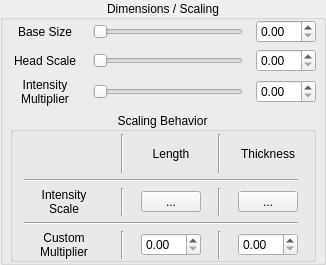
                  <widget class="QGroupBox" name="groupBox_2">
                   <property name="minimumSize">
                    <size>
                     <width>326</width>
                     <height>0</height>
                    </size>
                   </property>
                   <property name="maximumSize">
                    <size>
                     <width>16777215</width>
                     <height>300</height>
                    </size>
                   </property>
                   <property name="title">
                    <string>Dimensions / Scaling</string>
                   </property>
                   <property name="alignment">
                    <set>Qt::AlignmentFlag::AlignCenter</set>
                   </property>
                   <layout class="QGridLayout" name="gridLayout_11">
                    <property name="leftMargin">
                     <number>0</number>
                    </property>
                    <property name="topMargin">
                     <number>0</number>
                    </property>
                    <property name="rightMargin">
                     <number>0</number>
                    </property>
                    <property name="bottomMargin">
                     <number>0</number>
                    </property>
                    <item row="0" column="1">
                     <widget class="QSlider" name="baseSizeSlider">
                      <property name="sizePolicy">
                       <sizepolicy hsizetype="Expanding" vsizetype="Fixed">
                        <horstretch>0</horstretch>
                        <verstretch>0</verstretch>
                       </sizepolicy>
                      </property>
                      <property name="minimumSize">
                       <size>
                        <width>0</width>
                        <height>0</height>
                       </size>
                      </property>
                      <property name="maximumSize">
                       <size>
                        <width>150</width>
                        <height>16777215</height>
                       </size>
                      </property>
                      <property name="orientation">
                       <enum>Qt::Orientation::Horizontal</enum>
                      </property>
                      <property name="invertedAppearance">
                       <bool>false</bool>
                      </property>
                      <property name="invertedControls">
                       <bool>false</bool>
                      </property>
                      <property name="tickPosition">
                       <enum>QSlider::TickPosition::NoTicks</enum>
                      </property>
                     </widget>
                    </item>
                    <item row="1" column="2">
                     <widget class="QDoubleSpinBox" name="headScaleSpinBox">
                      <property name="sizePolicy">
                       <sizepolicy hsizetype="Fixed" vsizetype="Fixed">
                        <horstretch>0</horstretch>
                        <verstretch>0</verstretch>
                       </sizepolicy>
                      </property>
                      <property name="minimumSize">
                       <size>
                        <width>40</width>
                        <height>0</height>
                       </size>
                      </property>
                      <property name="maximumSize">
                       <size>
                        <width>60</width>
                        <height>16777215</height>
                       </size>
                      </property>
                      <property name="maximum">
                       <double>1.000000000000000</double>
                      </property>
                      <property name="singleStep">
                       <double>0.050000000000000</double>
                      </property>
                     </widget>
                    </item>
                    <item row="1" column="1">
                     <widget class="QSlider" name="headScaleSlider">
                      <property name="sizePolicy">
                       <sizepolicy hsizetype="Expanding" vsizetype="Fixed">
                        <horstretch>0</horstretch>
                        <verstretch>0</verstretch>
                       </sizepolicy>
                      </property>
                      <property name="minimumSize">
                       <size>
                        <width>0</width>
                        <height>0</height>
                       </size>
                      </property>
                      <property name="maximumSize">
                       <size>
                        <width>150</width>
                        <height>16777215</height>
                       </size>
                      </property>
                      <property name="orientation">
                       <enum>Qt::Orientation::Horizontal</enum>
                      </property>
                     </widget>
                    </item>
                    <item row="2" column="0">
                     <widget class="QLabel" name="label_14">
                      <property name="minimumSize">
                       <size>
                        <width>65</width>
                        <height>0</height>
                       </size>
                      </property>
                      <property name="maximumSize">
                       <size>
                        <width>70</width>
                        <height>16777215</height>
                       </size>
                      </property>
                      <property name="text">
                       <string>Intensity
Multiplier</string>
                      </property>
                      <property name="alignment">
                       <set>Qt::AlignmentFlag::AlignCenter</set>
                      </property>
                      <property name="margin">
                       <number>6</number>
                      </property>
                     </widget>
                    </item>
                    <item row="1" column="0">
                     <widget class="QLabel" name="label_13">
                      <property name="minimumSize">
                       <size>
                        <width>65</width>
                        <height>0</height>
                       </size>
                      </property>
                      <property name="maximumSize">
                       <size>
                        <width>70</width>
                        <height>16777215</height>
                       </size>
                      </property>
                      <property name="text">
                       <string>Head Scale</string>
                      </property>
                      <property name="alignment">
                       <set>Qt::AlignmentFlag::AlignCenter</set>
                      </property>
                      <property name="margin">
                       <number>6</number>
                      </property>
                     </widget>
                    </item>
                    <item row="0" column="2">
                     <widget class="QDoubleSpinBox" name="baseSizeSpinBox">
                      <property name="sizePolicy">
                       <sizepolicy hsizetype="Fixed" vsizetype="Fixed">
                        <horstretch>0</horstretch>
                        <verstretch>0</verstretch>
                       </sizepolicy>
                      </property>
                      <property name="minimumSize">
                       <size>
                        <width>40</width>
                        <height>0</height>
                       </size>
                      </property>
                      <property name="maximumSize">
                       <size>
                        <width>60</width>
                        <height>16777215</height>
                       </size>
                      </property>
                      <property name="maximum">
                       <double>1.000000000000000</double>
                      </property>
                      <property name="singleStep">
                       <double>0.050000000000000</double>
                      </property>
                     </widget>
                    </item>
                    <item row="2" column="1">
                     <widget class="QSlider" name="intensityMultiplierSlider">
                      <property name="sizePolicy">
                       <sizepolicy hsizetype="Expanding" vsizetype="Fixed">
                        <horstretch>0</horstretch>
                        <verstretch>0</verstretch>
                       </sizepolicy>
                      </property>
                      <property name="minimumSize">
                       <size>
                        <width>0</width>
                        <height>0</height>
                       </size>
                      </property>
                      <property name="maximumSize">
                       <size>
                        <width>150</width>
                        <height>16777215</height>
                       </size>
                      </property>
                      <property name="orientation">
                       <enum>Qt::Orientation::Horizontal</enum>
                      </property>
                     </widget>
                    </item>
                    <item row="2" column="2">
                     <widget class="QDoubleSpinBox" name="intensityMultiplierSpinBox">
                      <property name="sizePolicy">
                       <sizepolicy hsizetype="Fixed" vsizetype="Fixed">
                        <horstretch>0</horstretch>
                        <verstretch>0</verstretch>
                       </sizepolicy>
                      </property>
                      <property name="minimumSize">
                       <size>
                        <width>40</width>
                        <height>0</height>
                       </size>
                      </property>
                      <property name="maximumSize">
                       <size>
                        <width>60</width>
                        <height>16777215</height>
                       </size>
                      </property>
                      <property name="maximum">
                       <double>1.000000000000000</double>
                      </property>
                      <property name="singleStep">
                       <double>0.050000000000000</double>
                      </property>
                     </widget>
                    </item>
                    <item row="0" column="0">
                     <widget class="QLabel" name="label_12">
                      <property name="minimumSize">
                       <size>
                        <width>50</width>
                        <height>0</height>
                       </size>
                      </property>
                      <property name="maximumSize">
                       <size>
                        <width>70</width>
                        <height>16777215</height>
                       </size>
                      </property>
                      <property name="text">
                       <string>Base Size</string>
                      </property>
                      <property name="alignment">
                       <set>Qt::AlignmentFlag::AlignCenter</set>
                      </property>
                      <property name="margin">
                       <number>6</number>
                      </property>
                     </widget>
                    </item>
                    <item row="3" column="0" colspan="3">
                     <widget class="QGroupBox" name="groupBox_4">
                      <property name="minimumSize">
                       <size>
                        <width>0</width>
                        <height>150</height>
                       </size>
                      </property>
                      <property name="maximumSize">
                       <size>
                        <width>16777215</width>
                        <height>150</height>
                       </size>
                      </property>
                      <property name="title">
                       <string>Scaling Behavior</string>
                      </property>
                      <property name="alignment">
                       <set>Qt::AlignmentFlag::AlignCenter</set>
                      </property>
                      <layout class="QGridLayout" name="gridLayout_12">
                       <property name="leftMargin">
                        <number>0</number>
                       </property>
                       <property name="topMargin">
                        <number>2</number>
                       </property>
                       <property name="rightMargin">
                        <number>0</number>
                       </property>
                       <property name="bottomMargin">
                        <number>0</number>
                       </property>
                       <item row="0" column="2">
                        <widget class="QLabel" name="label_17">
                         <property name="text">
                          <string>Length</string>
                         </property>
                         <property name="alignment">
                          <set>Qt::AlignmentFlag::AlignCenter</set>
                         </property>
                        </widget>
                       </item>
                       <item row="4" column="2">
                        <widget class="QDoubleSpinBox" name="lengthScaleMultiplier">
                         <property name="minimumSize">
                          <size>
                           <width>60</width>
                           <height>0</height>
                          </size>
                         </property>
                        </widget>
                       </item>
                       <item row="4" column="0">
                        <widget class="QLabel" name="label_5">
                         <property name="maximumSize">
                          <size>
                           <width>80</width>
                           <height>16777215</height>
                          </size>
                         </property>
                         <property name="text">
                          <string>Custom
Multiplier</string>
                         </property>
                         <property name="alignment">
                          <set>Qt::AlignmentFlag::AlignCenter</set>
                         </property>
                        </widget>
                       </item>
                       <item row="0" column="1">
                        <widget class="Line" name="line_9">
                         <property name="orientation">
                          <enum>Qt::Orientation::Vertical</enum>
                         </property>
                        </widget>
                       </item>
                       <item row="0" column="3">
                        <widget class="Line" name="line_8">
                         <property name="orientation">
                          <enum>Qt::Orientation::Vertical</enum>
                         </property>
                        </widget>
                       </item>
                       <item row="2" column="0">
                        <widget class="QLabel" name="label_16">
                         <property name="maximumSize">
                          <size>
                           <width>80</width>
                           <height>16777215</height>
                          </size>
                         </property>
                         <property name="text">
                          <string>Intensity
Scale</string>
                         </property>
                         <property name="alignment">
                          <set>Qt::AlignmentFlag::AlignCenter</set>
                         </property>
                        </widget>
                       </item>
                       <item row="2" column="2">
                        <widget class="QToolButton" name="lengthScaleCheckButton">
                         <property name="minimumSize">
                          <size>
                           <width>60</width>
                           <height>0</height>
                          </size>
                         </property>
                         <property name="text">
                          <string>...</string>
                         </property>
                         <property name="icon">
                          <iconset resource="../resources.qrc">
                           <normaloff>:/icons/icons8-close-48.png</normaloff>
                           <normalon>:/icons/icons8-check-mark-48.png</normalon>:/icons/icons8-close-48.png</iconset>
                         </property>
                         <property name="checkable">
                          <bool>true</bool>
                         </property>
                         <property name="checked">
                          <bool>false</bool>
                         </property>
                        </widget>
                       </item>
                       <item row="2" column="4">
                        <widget class="QToolButton" name="thicknessScaleCheckButton">
                         <property name="minimumSize">
                          <size>
                           <width>60</width>
                           <height>0</height>
                          </size>
                         </property>
                         <property name="text">
                          <string>...</string>
                         </property>
                         <property name="icon">
                          <iconset resource="../resources.qrc">
                           <normaloff>:/icons/icons8-close-48.png</normaloff>
                           <normalon>:/icons/icons8-check-mark-48.png</normalon>:/icons/icons8-close-48.png</iconset>
                         </property>
                         <property name="checkable">
                          <bool>true</bool>
                         </property>
                         <property name="checked">
                          <bool>false</bool>
                         </property>
                        </widget>
                       </item>
                       <item row="0" column="4">
                        <widget class="QLabel" name="label_18">
                         <property name="text">
                          <string>Thickness</string>
                         </property>
                         <property name="alignment">
                          <set>Qt::AlignmentFlag::AlignCenter</set>
                         </property>
                        </widget>
                       </item>
                       <item row="4" column="4">
                        <widget class="QDoubleSpinBox" name="thicknessScaleMultiplier">
                         <property name="minimumSize">
                          <size>
                           <width>60</width>
                           <height>0</height>
                          </size>
                         </property>
                        </widget>
                       </item>
                       <item row="1" column="0" colspan="5">
                        <widget class="Line" name="line_7">
                         <property name="orientation">
                          <enum>Qt::Orientation::Horizontal</enum>
                         </property>
                        </widget>
                       </item>
                       <item row="3" column="0" colspan="5">
                        <widget class="Line" name="line_10">
                         <property name="orientation">
                          <enum>Qt::Orientation::Horizontal</enum>
                         </property>
                        </widget>
                       </item>
                       <item row="2" column="1">
                        <widget class="Line" name="line_11">
                         <property name="orientation">
                          <enum>Qt::Orientation::Vertical</enum>
                         </property>
                        </widget>
                       </item>
                       <item row="4" column="1">
                        <widget class="Line" name="line_12">
                         <property name="orientation">
                          <enum>Qt::Orientation::Vertical</enum>
                         </property>
                        </widget>
                       </item>
                       <item row="4" column="3">
                        <widget class="Line" name="line_13">
                         <property name="orientation">
                          <enum>Qt::Orientation::Vertical</enum>
                         </property>
                        </widget>
                       </item>
                       <item row="2" column="3">
                        <widget class="Line" name="line_14">
                         <property name="orientation">
                          <enum>Qt::Orientation::Vertical</enum>
                         </property>
                        </widget>
                       </item>
                      </layout>
                     </widget>
                    </item>
                   </layout>
                  </widget>
